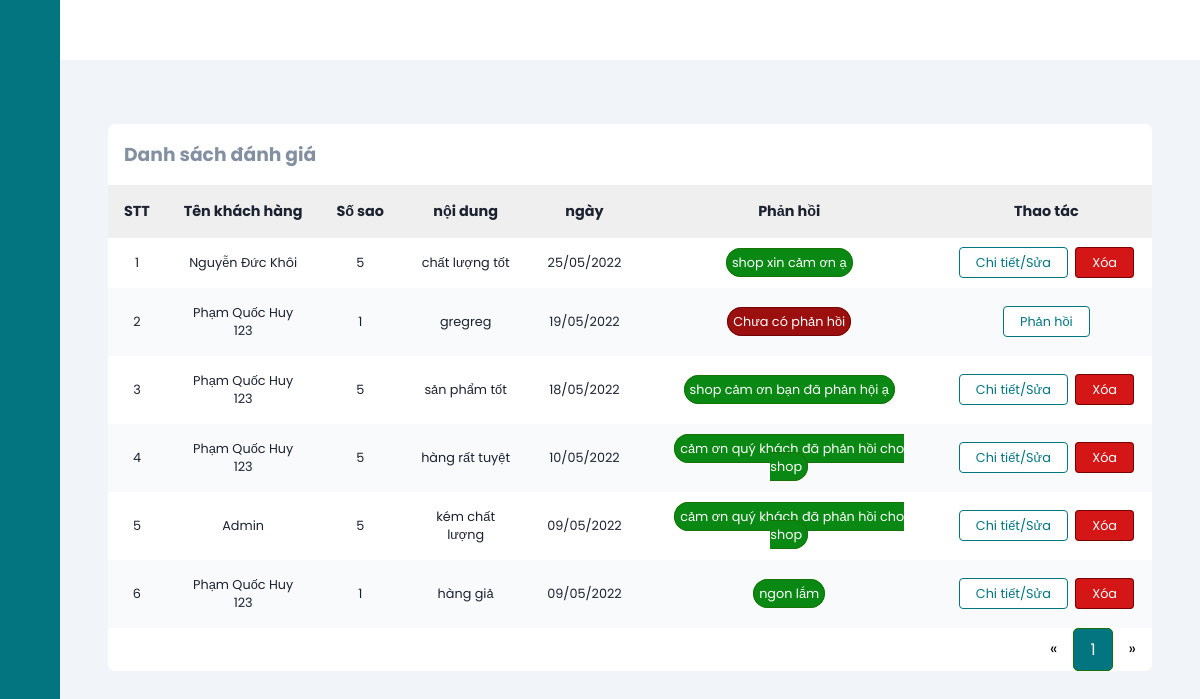
Screenshot of /ratingManage?page=1 (signed in) with the database file from the repository.
### tables this page shows
CREATE TABLE `productrating` (
  `id` int(11) NOT NULL,
  `productId` int(11) NOT NULL,
  `userId` int(11) NOT NULL,
  `star` int(11) NOT NULL,
  `content` text NOT NULL,
  `reply` text NOT NULL,
  `createdDate` datetime NOT NULL DEFAULT current_timestamp(),
  `repliedDate` datetime DEFAULT NULL
);

CREATE TABLE `users` (
  `id` int(11) NOT NULL,
  `fullName` varchar(255) NOT NULL,
  `email` varchar(255) NOT NULL,
  `dob` date NOT NULL,
  `address` varchar(500) NOT NULL,
  `password` varchar(255) NOT NULL,
  `roleId` int(11) NOT NULL,
  `status` tinyint(1) NOT NULL,
  `captcha` varchar(50) DEFAULT NULL,
  `isConfirmed` tinyint(4) NOT NULL DEFAULT 0,
  `phone` varchar(11) NOT NULL,
  `provinceId` varchar(5) NOT NULL,
  `districtId` varchar(5) NOT NULL,
  `wardId` varchar(5) NOT NULL,
  `delete_flg` int(11) DEFAULT 0
);

### mvc/core/ControllerBase.php (called while the page is built, shortened)
<?php
class ControllerBase{
    public function view($view, $data=[]){
        require_once "./mvc/views/".$view.".php";
    }
}
?>

### mvc/controllers/ratingManage.php (called while the page is built, shortened)
<?php
class ratingManage extends ControllerBaseAdmin
{
    public function index($page = 1)
    {
        $rating = $this->model("ratingModel");
        $ratingList = ($rating->getAllAdmin(isset($_GET['page']) ? $_GET['page'] : 1))->fetch_all(MYSQLI_ASSOC);
        $countPaging = $rating->getCountPaging(8);
        $this->view("admin/rating", [
            "headTitle" => "Phản hồi đánh giá",
            "ratingList" => $ratingList,
            "countPaging" => $countPaging
        ]);
    }
}

### mvc/core/App.php (called while the page is built, shortened)
<?php
class App
{
    protected $action = "Index";
    function __construct()
    {
        $arr = $this->UrlProcess();
        if (file_exists("./mvc/controllers/" . $arr[0] . ".php")) {
            unset($arr[0]);
        }
        $this->controller = new $this->controller;
        $this->params = $arr ? array_values($arr) : [];
        array_push($this->params, $_GET);
        call_user_func_array([$this->controller, $this->action], $this->params);
    }
    function UrlProcess()
    {
        if (isset($_GET["url"])) {
            return explode("/", filter_var(trim($_GET["url"], "/")));
        }
    }
}

### index.php (called while the page is built, shortened)
<?php
$myApp = new App();
?>

### mvc/core/DB.php (called while the page is built, shortened)
<?php
class DB{
    private static $instance = null;
    protected $servername = "localhost";
    protected $username = "root";
    protected $password = "";
    private function __construct(){
        $this->con = mysqli_connect($this->servername, $this->username, $this->password);
    }
    public static function getInstance()
    {
      if(!self::$instance)
      {
        self::$instance = new DB();
      }
      return self::$instance;
    }
}
?>

### mvc/models/ratingModel.php (called while the page is built, shortened)
<?php
class ratingModel
{
    private static $instance = null;
    public static function getInstance()
    {
        if (!self::$instance) {
            self::$instance = new ratingModel();
        }
        return self::$instance;
    }
    public function getAllAdmin($page = 1, $total = 8)
    {
        $tmp = ($page - 1) * $total;
        $db = DB::getInstance();
        $sql = "SELECT p.id, p.star, p.createdDate, p.content, p.reply, u.id as userId, u.fullName, c.name as productName FROM productrating p JOIN users u ON p.userId = u.id JOIN products c ON p.productId = c.id ORDER BY p.createdDate DESC LIMIT $tmp,$total";
        $result = mysqli_query($db->con, $sql);
        return $result;
    }
}

### mvc/views/admin/rating.php (the view, shortened to what this page needs)
<?php require APP_ROOT . '/views/admin/inc/head.php'; ?>
<body>
    <?php require APP_ROOT . '/views/admin/inc/sidebar.php'; ?>
    <div class="main-content">
        <main>
            <section class="recent">
                <div class="activity-grid">
                    <div class="activity-card">
                        <h3>Danh sách đánh giá</h3>
                        <div class="table-responsive">
                            <table>
                                <thead>
                                    <tr>
                                        <th>STT</th>
                                        <th>Tên khách hàng</th>
                                        <th>Số sao</th>
                                        <th>nội dung</th>
                                        <th>ngày</th>
                                        <th>Phản hồi</th>
                                        <th>Thao tác</th>
                                    </tr>
                                </thead>
                                <tbody>
                                    <?php
                                    $count = 0;
                                    foreach ($data['ratingList'] as $key => $value) {
                                    ?>
                                        <tr>
                                            <td><?= ++$count ?></td>
                                            <td><?= $value['fullName'] ?></td>
                                            <td><?= $value['star'] ?></td>
                                            <td><?= $value['content'] ?></td>
                                            <td><?= date("d/m/Y", strtotime($value['createdDate'])) ?></td>
                                            <?php
                                            if ($value['reply']) { ?>
                                                <td><span class="active"><?= $value['reply'] ?></span></td>
                                            <?php } else { ?>
                                                <td><span class="block">Chưa có phản hồi</span></td>
                                            <?php }
                                            ?>
                                            <td>
                                            <?php
                                            if ($value['reply']) { ?>
                                                <a class="button-normal" href="<?= URL_ROOT . '/ratingManage/reply/' . $value['id'] ?>">Chi tiết/Sửa</a>
                                                <a class="button-red" href="<?= URL_ROOT . '/ratingManage/delete/' . $value['id'] ?>">Xóa</a>
                                            <?php } else { ?>
                                                <a class="button-normal" href="<?= URL_ROOT . '/ratingManage/reply/' . $value['id'] ?>">Phản hồi</a>
                                            <?php }
                                            ?>
                                            </td>
                                        </tr>
                                    <?php }
                                    ?>
                                </tbody>
                            </table>
                        </div>
                        <div class="pagination">
                            <a href="<?= URL_ROOT ?>/ratingManage?page=<?= (isset($_GET['page'])) ? (($_GET['page'] <= 1) ? 1 : $_GET['page'] - 1) : 1 ?>">&laquo;</a>
                            <?php
                            for ($i = 1; $i <= $data['countPaging']; $i++) {
                                if (isset($_GET['page'])) {
                                    if ($i == $_GET['page']) { ?>
                                        <a class="active" href="<?= URL_ROOT ?>/ratingManage?page=<?= $i ?>"><?= $i ?></a>
                                    <?php } else { ?>
                                        <a href="<?= URL_ROOT ?>/ratingManage?page=<?= $i ?>"><?= $i ?></a>
                                    <?php  }
                                } ?>
                            <?php }
                            ?>
                            <a href="<?= URL_ROOT ?>/ratingManage?page=<?= (isset($_GET['page'])) ? ($_GET['page'] == $data['countPaging'] ? $_GET['page'] : $_GET['page'] + 1) : 2 ?>">&raquo;</a>
                        </div>
                    </div>
                </div>
            </section>
        </main>
    </div>
</body>
</html>

### public/css/admin.css (style rules this page uses)
:root { --main-color: #027581; --color-dark: #1D2231; --text-grey: #8390A2; }
* { font-family: 'Poppins', sans-serif; margin: 0; padding: 0; text-decoration: none; list-style-type: none; box-sizing: border-box; }
.main-content { position: relative; margin-left: 240px; transition: margin-left 500ms; }
main { margin-top: 60px; background: #f1f5f9; min-height: 90vh; padding: 1rem 3rem; }
.recent { margin-top: 3rem; margin-bottom: 3rem; }
.activity-grid { display: grid; grid-template-columns: 100% 25%; grid-column-gap: 1.5rem; }
.activity-card, .summary-card, .bday-card { background: #fff; border-radius: 7px; }
.activity-card h3 { color: var(--text-grey); margin: 1rem; }
.activity-card table { width: 100%; border-collapse: collapse; }
.activity-card thead { background: #efefef; text-align: left; }
th, td { font-size: .9rem; padding: 1rem 1rem; color: var(--color-dark); text-align: center; }
td { font-size: .8rem; }
tbody tr:nth-child(even) { background: #f9fafc; }
.button-red { background: rgb(212, 22, 22); color: #fff; border: 1px solid rgb(116, 4, 4); border-radius: 4px; padding: .4rem 1rem; margin: 2px 2px; }
.button-normal { background: white; color: var(--main-color); border: 1px solid var(--main-color); border-radius: 4px; padding: .4rem 1rem; margin: 2px 2px; }
.table-responsive { overflow-x: auto; }
@media only screen and (max-width: 1200px) { .main-content { margin-left: 60px; } }
.active { background: rgb(9, 136, 20); color: #fff; border: 1px solid rgb(23, 116, 4); padding: 5px; border-radius: 20px; }
.block { background: rgb(156, 15, 15); color: #fff; border: 1px solid rgb(116, 4, 4); padding: 5px; border-radius: 20px; }
.pagination { float: right; }
.pagination a { color: black; float: left; padding: 8px 16px; text-decoration: none; }
.pagination a.active { background-color: #027581; color: white; border-radius: 5px; }

### rows the page displays
productrating: userId.fullName "Nguyễn Đức Khôi", star "5", content "chất lượng tốt", createdDate "25/05/2022", reply "shop xin cảm ơn ạ"
productrating: userId.fullName "Phạm Quốc Huy 123", star "1", content "gregreg", createdDate "19/05/2022", reply "Chưa có phản hồi"
productrating: userId.fullName "Phạm Quốc Huy 123", star "5", content "sản phẩm tốt", createdDate "18/05/2022", reply "shop cảm ơn bạn đã phản hội ạ"
productrating: userId.fullName "Phạm Quốc Huy 123", star "5", content "hàng rất tuyệt", createdDate "10/05/2022", reply "cảm ơn quý khách đã phản hồi cho shop"
productrating: userId.fullName "Admin", star "5", content "kém chất lượng", createdDate "09/05/2022", reply "cảm ơn quý khách đã phản hồi cho shop"
productrating: userId.fullName "Phạm Quốc Huy 123", star "1", content "hàng giả", createdDate "09/05/2022", reply "ngon lắm"
